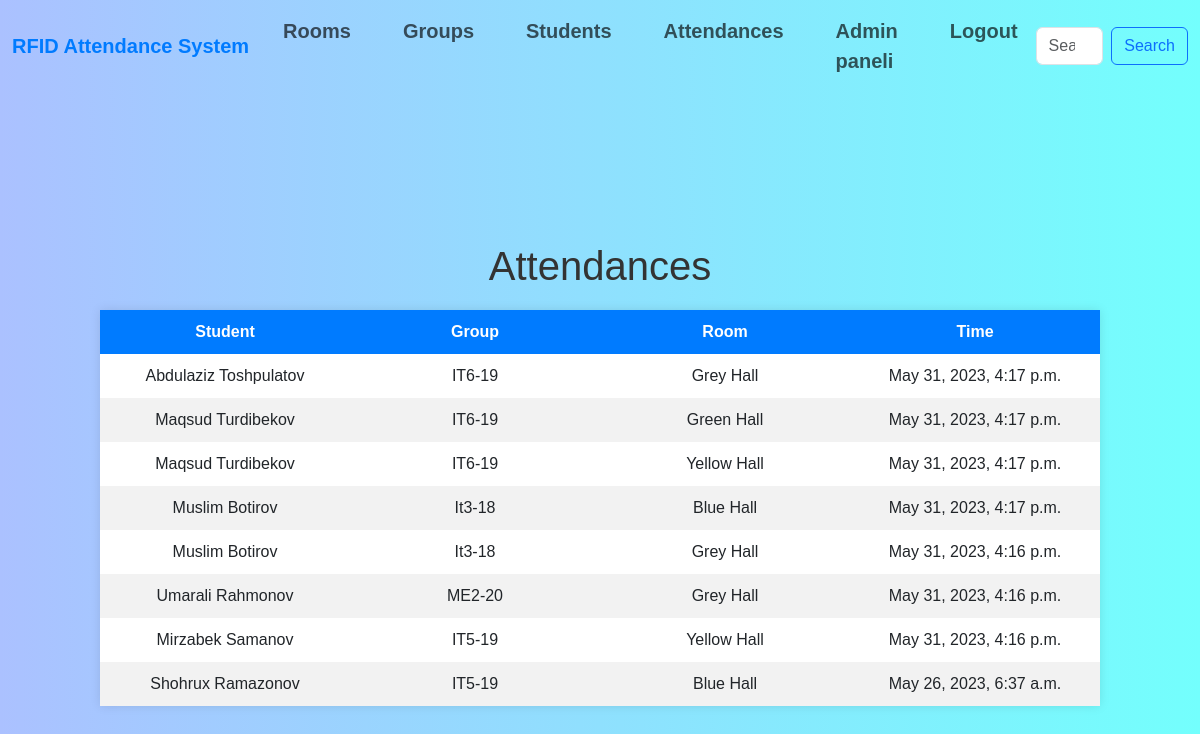
The page /attendances (signed in) on the database its author committed.
### rfid_app/models.py (models this page shows, shortened)
class Attendance(models.Model):
    RFID = models.ForeignKey(Student,
                             on_delete=models.CASCADE
                             )
    room_id = models.ForeignKey(Room,
                                on_delete=models.CASCADE
                                )
    time_in = models.DateTimeField()
    class Meta:
        ordering = ["-time_in"]

class Student(models.Model):
    name = models.CharField(max_length=30)
    surname = models.CharField(max_length=40)
    RFID = models.CharField(primary_key=True, max_length=16)
    group = models.CharField(max_length=10)

class Room(models.Model):
    room_name = models.CharField(max_length=20)
    room_id = models.CharField(max_length=10, primary_key=True)

### rfid_app/views.py (the view)
# urls.py: path("attendances",attendanceView, name="attendance"),
@login_required(login_url='login')
def attendanceView(request):
    template = loader.get_template('att/attendances.html')
    context = {
        'attendances': Attendance.objects.all().select_related('RFID', 'room_id')
    }
    print('context->', context)
    return HttpResponse(template.render(context, request))

### templates/att/attendances.html (shortened to what this page needs)
{% load static %}
<!DOCTYPE html>
<html lang="en">
<head>
    <link rel="stylesheet" href="{% static 'style.css' %}">
    <link href="https://cdn.jsdelivr.net/npm/bootstrap@5.3.0-alpha3/dist/css/bootstrap.min.css"
    rel="stylesheet"
>
</head>
<body>
    {% include 'navbar.html' %}
    <h1 class="h1s">Attendances</h1>
    <table>
        <thead>
            <tr>
                <th>Student</th>
                <th>Group</th>
                <th>Room</th>
                <th>Time</th>
            </tr>
        </thead>
        <tbody>
            {% for a in attendances %}
            <tr>
                <td>{{ a.RFID.name }} {{ a.RFID.surname }}</td>
                <td>{{ a.RFID.group }}</td>
                <td>{{ a.room_id.room_name }}</td>
                <td>{{a.time_in}}</td>
            </tr>
            {% endfor %}
        </tbody>
    </table>
</body>
</html>

### static/style.css (style rules this page uses)
body, h1, h2, h3, p, ul, li { margin: 0; padding: 0; }
body { font-family: Arial, sans-serif; line-height: 1.5; background: linear-gradient(to right, #abc1ff, #73fffd); }

### templates/att/attendances.html (style rules this page uses)
body { font-family: Arial, sans-serif; background: linear-gradient(to right, #abc1ff, #73fffd); }
h1 { color: #333; text-align: center; }
table { width: 100%; max-width: 1000px; margin: 20px auto; border-collapse: collapse; box-shadow: 0 0 10px rgba(0, 0, 0, 0.1); background-color: #fff; }
th, td { padding: 10px; text-align: center; width: 25%; }
th { background-color: #007bff; color: #fff; }
tr:nth-child(even) { background-color: #f2f2f2; }
.h1s { margin-top: 150px; }

### rows shown on the page
Attendance: RFID.name "Abdulaziz", RFID.surname "Toshpulatov", RFID.group "IT6-19", room_id.room_name "Grey Hall", time_in "May 31, 2023, 4:17 p.m."
Attendance: RFID.name "Maqsud", RFID.surname "Turdibekov", RFID.group "IT6-19", room_id.room_name "Green Hall", time_in "May 31, 2023, 4:17 p.m."
Attendance: RFID.name "Maqsud", RFID.surname "Turdibekov", RFID.group "IT6-19", room_id.room_name "Yellow Hall", time_in "May 31, 2023, 4:17 p.m."
Attendance: RFID.name "Muslim", RFID.surname "Botirov", RFID.group "It3-18", room_id.room_name "Blue Hall", time_in "May 31, 2023, 4:17 p.m."
Attendance: RFID.name "Muslim", RFID.surname "Botirov", RFID.group "It3-18", room_id.room_name "Grey Hall", time_in "May 31, 2023, 4:16 p.m."
Attendance: RFID.name "Umarali", RFID.surname "Rahmonov", RFID.group "ME2-20", room_id.room_name "Grey Hall", time_in "May 31, 2023, 4:16 p.m."
Attendance: RFID.name "Mirzabek", RFID.surname "Samanov", RFID.group "IT5-19", room_id.room_name "Yellow Hall", time_in "May 31, 2023, 4:16 p.m."
Attendance: RFID.name "Shohrux", RFID.surname "Ramazonov", RFID.group "IT5-19", room_id.room_name "Blue Hall", time_in "May 26, 2023, 6:37 a.m."
